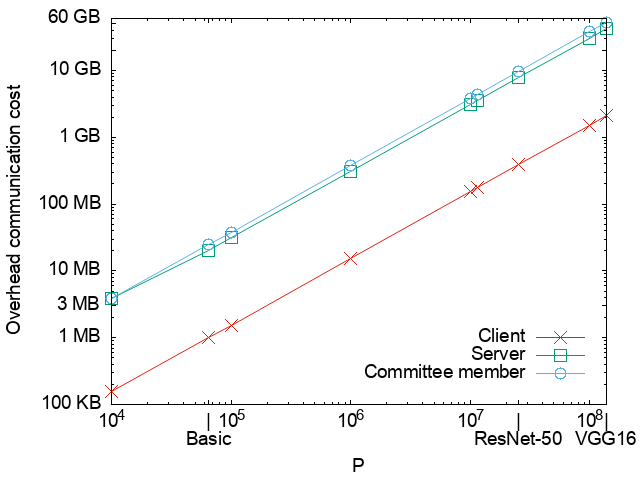

Source code (gnuplot):
set terminal png font "Helvetica,14" 
set output "online_comm_c20_n500.png"
set datafile sep ','
set key bottom right Right offset 0, 1
set xlabel "P" offset 0, -1
set ylabel "Overhead communication cost"
set ytics add ("100 KB" 0.1)
set ytics add ("1 MB" 1)
set ytics add ("3 MB" 3)
set ytics add ("10 MB" 10)
set ytics add ("100 MB" 100)
set ytics add ("1 GB" 1000)
set ytics add ("10 GB" 10000)
set ytics add ("" 20000)
set ytics add ("" 50000)
set ytics add ("60 GB" 60000)
set xtics add ("10^4" 10000)
set xtics add ("|\nBasic" 64811)
set xtics add ("10^5" 100000)
set xtics add ("10^6" 1000000)
set xtics add ("10^7" 10000000)
# set xtics add ("|\nResNet-18" 11511784)
set xtics add ("|\nResNet-50" 25557032)
set xtics add ("10^8" 100000000)
set xtics add ("|\nVGG16" 138357544) offset 0, 0
set log y
set log x
# set xtics rotate by 90 right

# x=p, for committee_size=10 and p=100
plot [9999:138357545][:60000] '../online_comm/online_comm.csv' every ::261::269 using 3:($4-$7) title 'Client' with linespoints pt 2 ps 2 lc 7, \
             '../online_comm/online_comm.csv' every ::261::269 using 3:($5-$8) title 'Server' with linespoints pt 4 ps 2 lc 2, \
             '../online_comm/online_comm.csv' every ::261::269 using 3:6 title 'Committee member' with linespoints pt 6 ps 2 lc 3
